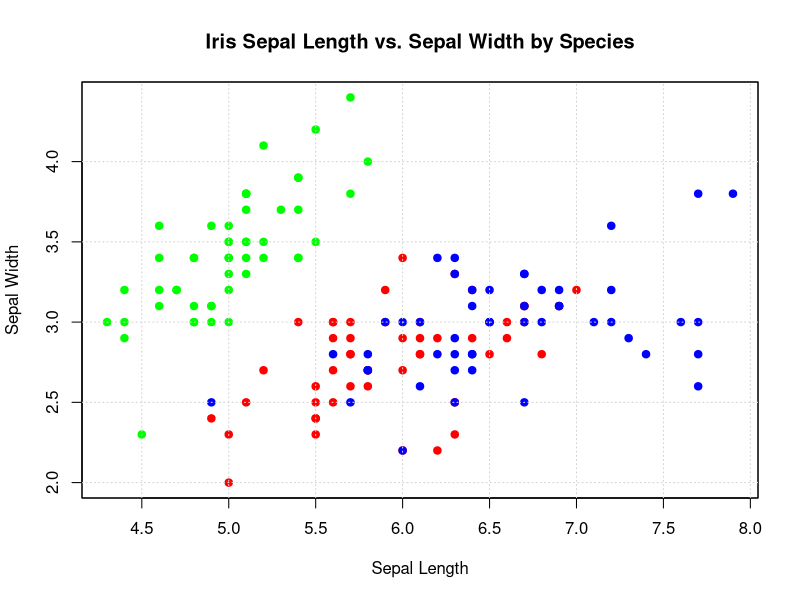
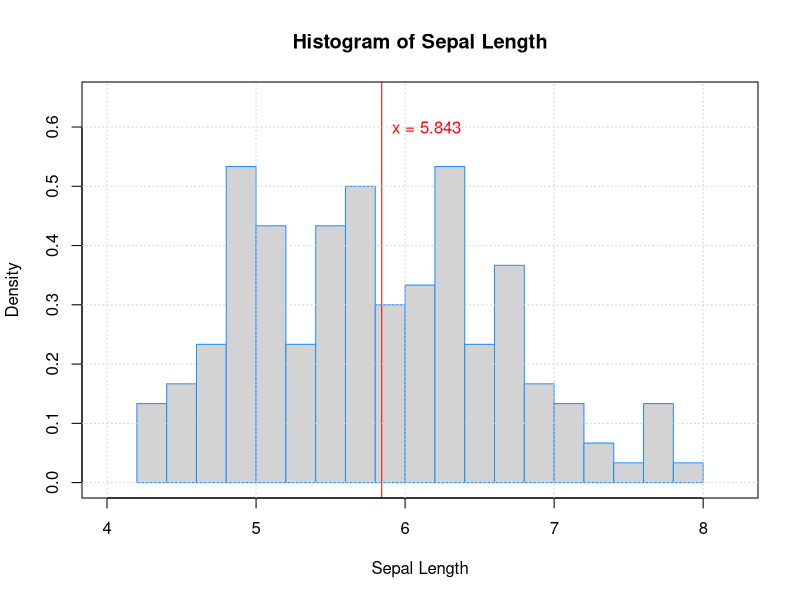
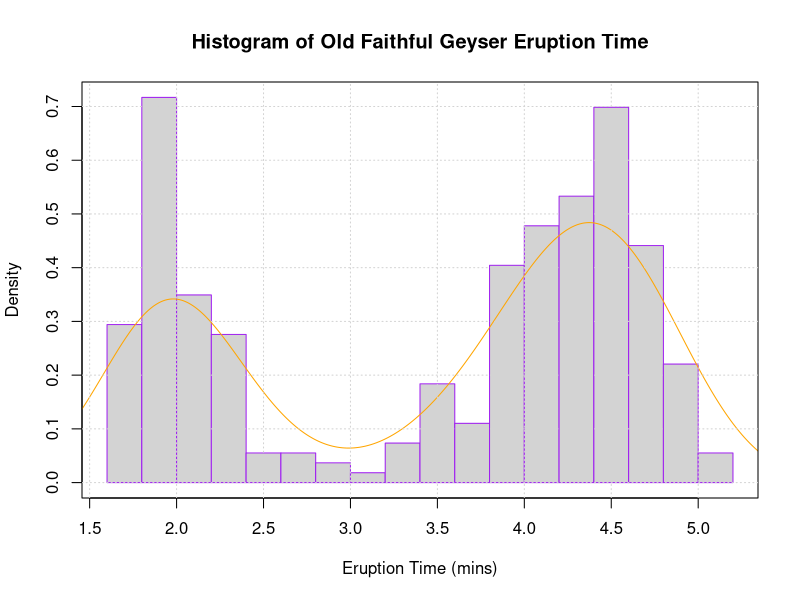
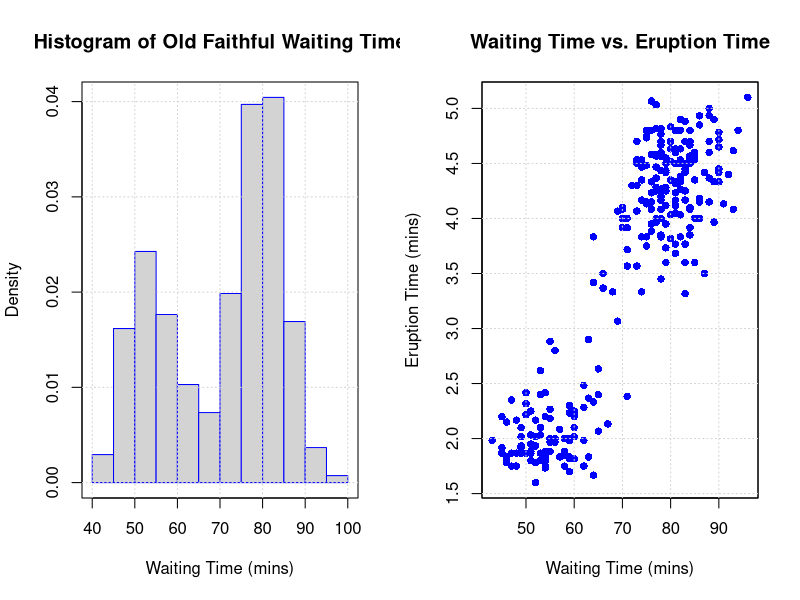

Reproduce these figures in R, in order.
## ---- chunk 1
knitr::opts_chunk$set(echo = TRUE)
## ---- chunk 2
plot(Sepal.Width~Sepal.Length, data = iris, 
     main = "Iris Sepal Length vs. Sepal Width by Species",
     xlab = "Sepal Length", ylab = "Sepal Width",
     col= c("green", "red", "blue")[(iris$Species)],
     pch = 19)
box()
grid()
## ---- chunk 3
hist(x = iris$Sepal.Length, main = "Histogram of Sepal Length", xlab = "Sepal Length",
     breaks = 15, border = "dodgerblue", probability = TRUE,
     ylim = c(0, 0.65), xlim = c(4, 8.2))
abline(v = mean(iris$Sepal.Length), col = "red")
text(x = mean(iris$Sepal.Length) + 0.3, y = 0.6, labels = "x = 5.843", col = "red")
box()
grid()
## ---- chunk 4
hist(x = faithful$eruptions, 
     main = "Histogram of Old Faithful Geyser Eruption Time",
     xlab = "Eruption Time (mins)", ylab = "Density", 
     probability = TRUE, 
     breaks = 20, border = "purple")
lines(x = density(faithful$eruptions), col = "orange")
box()
grid()
## ---- chunk 5
par(mfrow = c(1,2))
hist(x = faithful$waiting, 
     main = "Histogram of Old Faithful Waiting Time",
     xlab = "Waiting Time (mins)", ylab = "Density", 
     probability = TRUE, 
     breaks = 10, border = "blue")
box()
grid()
plot(eruptions~waiting, data = faithful,
     main = "Waiting Time vs. Eruption Time",
     xlab = "Waiting Time (mins)", ylab = "Eruption Time (mins)", 
     col = "blue", pch = 16)
box()
grid()
